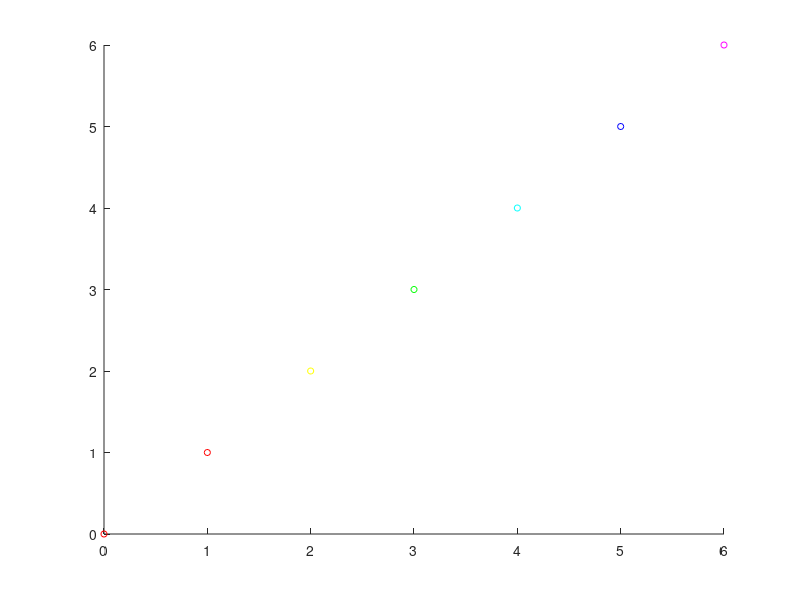

Recreate this plot in MATLAB.
function colortest()

maxLabelCount = 5;
palette=hsv(maxLabelCount + 1);
colors=[ones(1,3).*palette(1,:)];
data=[0,0];

for i=1:maxLabelCount,
    colors=[colors; ones(1,3).*palette(i,:)];
    data=[data;i,i];
end;

data=[data;maxLabelCount+1,maxLabelCount+1];
colors=[colors; ones(1,3).*palette(maxLabelCount + 1,:)];

scatter(data(:,1),data(:,2),20, colors);
